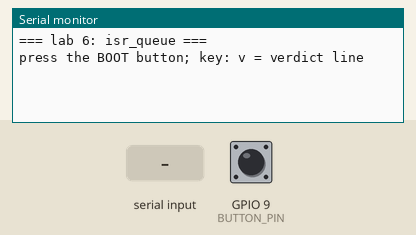
Simulated run of this sketch. Board: ESP32-S3. On the bench: the last lines printed to the serial monitor. The inputs (shaded band) are chosen by the test bench; at power-on: GPIO 9 (BUTTON_PIN) HIGH.

Above: at 1.4 s.
1.5 s: GPIO 9 (BUTTON_PIN) pulled LOW for 0.15 s
At 2.5 s:
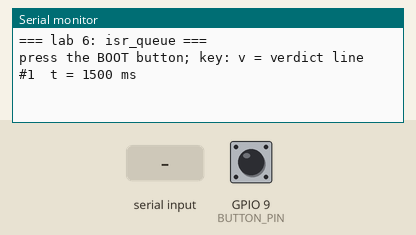
3.1 s: "v" received over Serial
At 3.7 s:
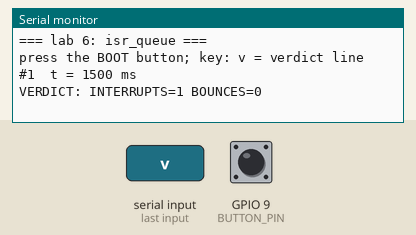
4.6 s: GPIO 9 (BUTTON_PIN) pulled LOW for 1 s
At 6.0 s:
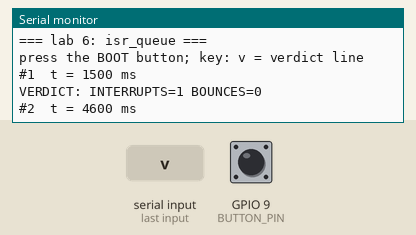
7.1 s: GPIO 9 (BUTTON_PIN) pulsed LOW 2 times (0.12 s each, 0.3 s apart)
At 8.1 s:
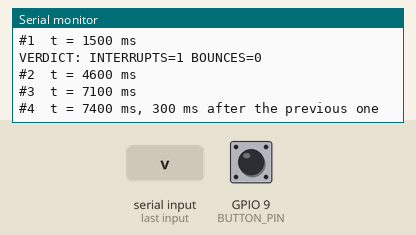

Measured:
- after the input at 1.5 s, the serial monitor: prints a new line at once (image 1)
- after the input at 3.1 s, the serial monitor: prints a new line at once (image 2)
- after the input at 4.6 s, the serial monitor: prints a new line at once (image 3)
- after the input at 7.1 s, the serial monitor: prints a new line at once (image 4)

The sketch:

isr_queue.ino
```cpp
// isr_queue - the BOOT button, an interrupt routine and a queue
//
// Every falling edge on GPIO9 (the BOOT button, LOW while pressed) runs the
// interrupt routine (ISR). The ISR notes the time and puts one element in the
// queue with xQueueSendFromISR(), nothing else. A task takes the elements from
// the queue and prints them on Serial.
//
// Press BOOT a few times, short and then long. One press often produces
// several interrupts, a few milliseconds apart or even within the same
// millisecond: the contacts bounce. This sketch does not filter them, so that
// you can see them; the filter is in the sporadic sketch.
//
// Rules for an ISR:
//   - it is declared with IRAM_ATTR (the code sits in RAM, not in flash)
//   - it is short: no Serial, no mutex, no waiting
//   - it uses only the FreeRTOS functions with the FromISR suffix
//   - the queue element holds the data itself (here, the time), not a pointer
//
//   press the BOOT button a few times
//   v  print the verdict line with the counts
//
// Do not hold BOOT while pressing RST: that starts the bootloader instead of
// this sketch.

// ---- EXPERIMENT KNOBS ----
const uint32_t kBounceGapMs = 50;       // closer than this to the previous one: probably bounce
const uint32_t kNewPressGapMs = 1000;   // further than this: print it as a new press
const UBaseType_t kQueueLength = 20;

const int BUTTON_PIN = 9;

// One queue element: the time of the interrupt, in ms since start (from ticks).
// A struct, so that fields can be added to it (see the sporadic sketch).
struct Press {
    uint32_t at_ms;
};

static QueueHandle_t g_queue = NULL;
static volatile uint32_t g_interrupts = 0;  // written by the task
static volatile uint32_t g_bounces = 0;

void IRAM_ATTR button_isr(void) {
    struct Press p = {(uint32_t)(xTaskGetTickCountFromISR() * portTICK_PERIOD_MS)};
    BaseType_t woken = pdFALSE;
    xQueueSendFromISR(g_queue, &p, &woken);
    portYIELD_FROM_ISR(woken);  // if a higher-priority task was woken, it runs at once
}

static void press_task(void* arg) {
    (void)arg;  // not used
    uint32_t prev_ms = 0;
    for (;;) {
        struct Press p;
        xQueueReceive(g_queue, &p, portMAX_DELAY);  // blocked until an interrupt arrives
        g_interrupts = g_interrupts + 1;
        uint32_t n = g_interrupts;
        uint32_t delta_ms = p.at_ms - prev_ms;
        prev_ms = p.at_ms;

        if (n == 1 || delta_ms > kNewPressGapMs) {  // a new press: a blank line before it
            Serial.printf("\n#%lu  t = %lu ms\n", (unsigned long)n, (unsigned long)p.at_ms);
        } else {
            bool bounce = delta_ms < kBounceGapMs;
            if (bounce) g_bounces = g_bounces + 1;
            Serial.printf("#%lu  t = %lu ms, %lu ms after the previous one%s\n", (unsigned long)n,
                          (unsigned long)p.at_ms, (unsigned long)delta_ms, bounce ? "  <- bounce?" : "");
        }
    }
}

void setup() {
    Serial.begin(115200);
    Serial.setTxTimeoutMs(0);
    uint32_t t = millis();
    while (!Serial && millis() - t < 3000) delay(10);
    delay(200);
    Serial.println();
    Serial.println("=== lab 6: isr_queue ===");
    Serial.println("press the BOOT button; key: v = verdict line");

    pinMode(BUTTON_PIN, INPUT_PULLUP);
    g_queue = xQueueCreate(kQueueLength, sizeof(struct Press));  // the queue, before the ISR and the task

    // function, name, stack in bytes, argument, priority, handle
    xTaskCreate(press_task, "presses", 4096, NULL, 3, NULL);
    attachInterrupt(digitalPinToInterrupt(BUTTON_PIN), button_isr, FALLING);  // last
}

void loop() {
    while (Serial.available() > 0) {
        if (Serial.read() == 'v') {
            Serial.printf("VERDICT: INTERRUPTS=%lu BOUNCES=%lu\n", (unsigned long)g_interrupts,
                          (unsigned long)g_bounces);
        }
    }
    delay(20);
}
```
